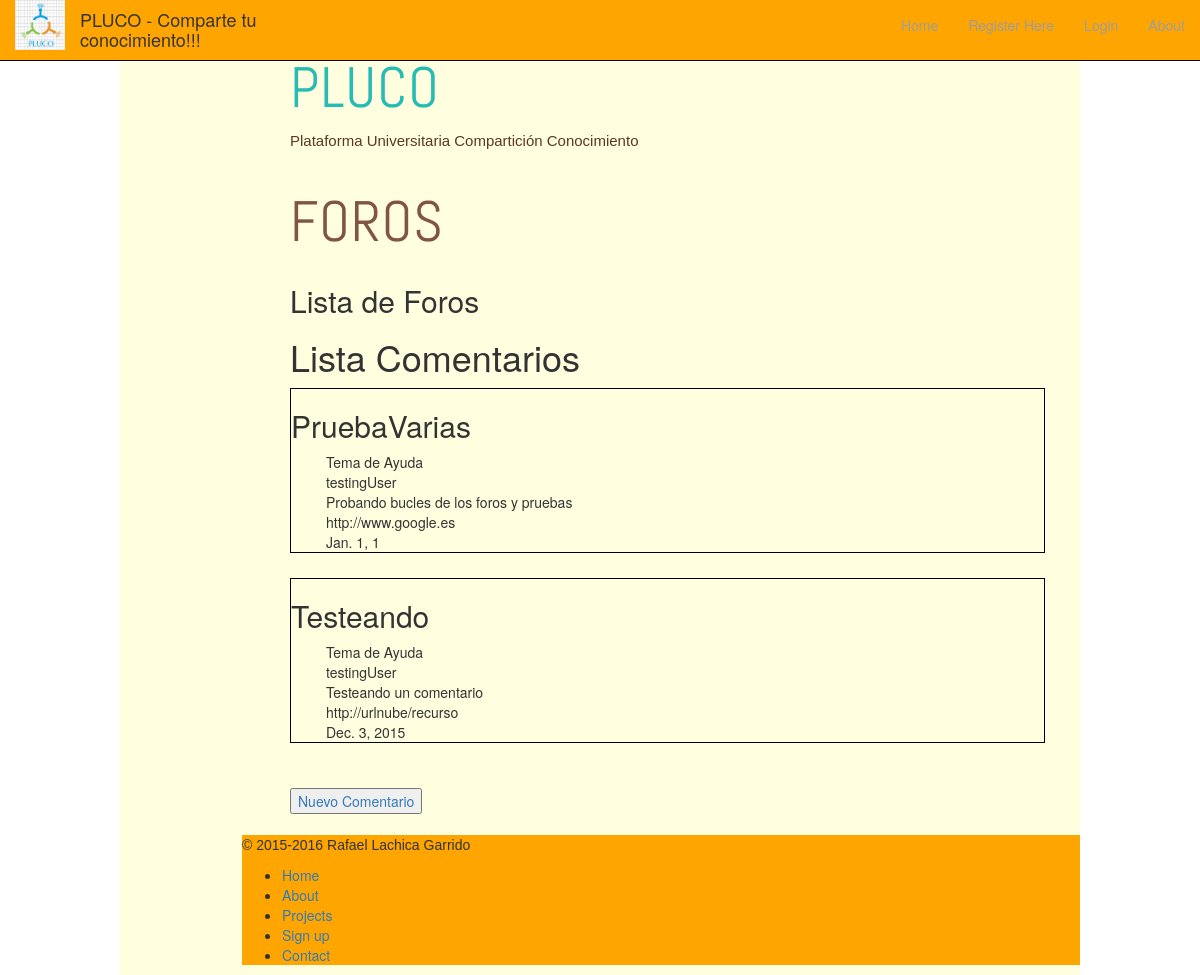
/foros/Ayuda/, run on an earlier commit of the app's database.
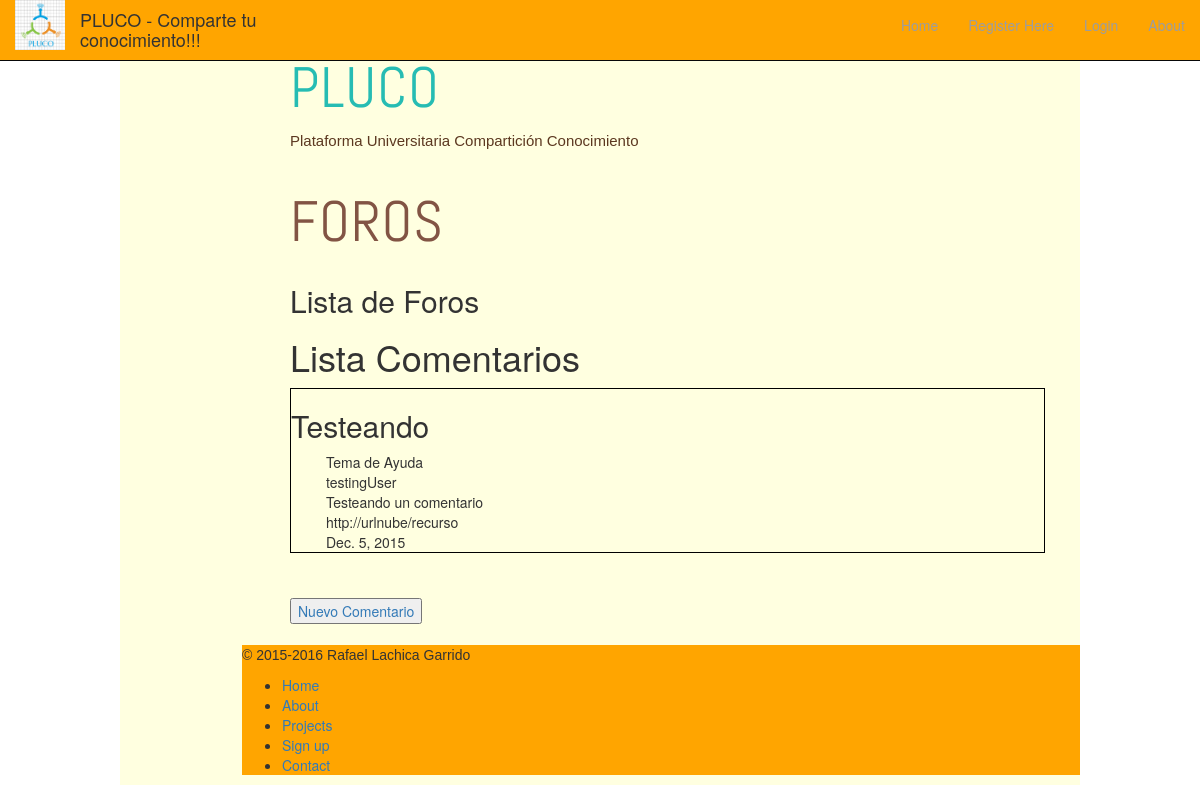
And on a later commit of the database.
### plucoApp/models.py (models this page shows)
class Comment(models.Model):
      """temas, idComentario (número comentario)
      título, comentario, usuario que hace el comentario,
      url donde el usuario pone la url de su archivo a compartir si procede"""
      theme = models.ForeignKey(Forum)
      idComment = models.IntegerField(null=False)
      title = models.CharField(max_length=128,unique=True)
      commentText = models.TextField(max_length=500)
      userName = models.ForeignKey(User)
      date = models.DateField()
      url = models.URLField()
      def __unicode__(self):
            return self.title

class Forum(models.Model):
      title = models.CharField(max_length=128,unique=True)
      theme = models.CharField(max_length=50,unique=True)
      asignature = models.CharField(max_length=25,unique=True)
      def __unicode__(self):
            return self.title

class User(models.Model):
      userName = models.CharField(max_length=25,unique=True)
      name = models.CharField(max_length=25)
      email = models.EmailField()
      password = models.CharField(max_length=25)
      address = models.CharField(max_length=45)
      def __unicode__(self):
            return self.userName

### foros/views.py (the view)
# urls.py: url(r'(?P<theme>[\w\-]+)/$', views.showComments, name='theme'),
def showComments(request,theme):
    form = Forum.objects.get(theme=theme)
    com = Comment.objects.filter(theme=form).order_by('date')
    context = {'com': com}
    return render(request,'comentarios.html',context)

### templates/comentarios.html (shortened to what this page needs)
{% extends "index.html" %}
{% load static %}
{% block cabeceraTitulo %}
<div>
  <h3><span class="beauty">PLUCO</span></h3>
  <p style="float: left;margin-right: 400px;margin-top: 20px">
    Plataforma Universitaria Compartición Conocimiento
  </p>
</div>
{% endblock %}
{% block articuloPrincipal %}
<div>
  <h3>Foros</h3>
  <br><br><br>
  <h2>Lista de Foros</h2>
  <h1>Lista Comentarios </h1>
  {% if com %}
      {% for c in com %}
        <ul style="border: 1px solid black">
            <h2>{{ c }}</h2>
            <li>{{c.theme}}</li>
            <li>{{c.userName}}</li>
            <li>{{c.commentText}}</li>
            <li>{{c.url}}</li>
            <li>{{c.date}}</li>
        </ul>
            {% endfor %}
  {% endif %}
  <br>
  {% if commentForm %}
  <h1>Nuevo comentario</h1>
        <form method="POST" class="post-form">{% csrf_token %}
            {{ commentForm.as_p }}
            <button type="submit" class="save btn btn-default">Nuevo tema</button>
        </form>
  {% else %}
    <a href="nuevoComentario"><button type="button" name="button">Nuevo Comentario</button></a>
  {% endif %}
</div>
{% endblock %}

### templates/index.html (shortened to what this page needs)
<!DOCTYPE html>
<html>
<head>
	<link rel="stylesheet" href="/static/css/style.css" type="text/css">
	<link href="http://getbootstrap.com/dist/css/bootstrap.min.css" rel="stylesheet">
  <link href="http://getbootstrap.com/examples/dashboard/dashboard.css" rel="stylesheet">
</head>
<body>
	<div id="background-green">
	</div>
	<div class="page">
		<div class="home-page">
			<div class="body">
		<div class="navbar navbar-inverse navbar-fixed-top" role="navigation" style="background-color: orange">
      <div class="container-fluid">
        <div class="navbar-header">
          <a class="navbar-brand" href="/"><img style="margin-top: -15px;" src="/static/images/logo.png" alt="logo" height="50" width="50"></a>
					<h4>PLUCO - Comparte tu conocimiento!!!</h4>
        </div>
        <div class="navbar-collapse collapse">
          <ul class="nav navbar-nav navbar-right">
                <li><a class="menuLink" href="/">Home</a></li>
                    {% if user.is_authenticated %}
                        <li><a href="/foros">Foros</a></li>
                        <li><a href="{% url 'auth_logout' %}?next=/">Logout</a></li>
                    {% else %}
                        <li><a href="{% url 'registration_register' %}">Register Here</a></li>
                        <li><a href="{% url 'auth_login' %}">Login</a></li>
                    {% endif %}
                    <li><a href="plucoApp/about">About</a></li>
              </ul>
        </div>
      </div>
    </div>
				<div class="content-home">
					{% block cabeceraTitulo %}{% endblock %}
					{% block articuloPrincipal %}{% endblock %}
				</div>
				{% block footer  %}
				<div style="background-color: orange">
					<p>
						&#169; 2015-2016 Rafael Lachica Garrido
					</p>
					<ul>
						<li>
							<a href="/">Home</a>
						</li>
						<li>
							<a href="https://www.github.com/rafaellg8/IV-PLUCO-RLG">About</a>
						</li>
						<li>
							<a href="https://www.github.com/rafaellg8/DAI_PLUCO">Projects</a>
						</li>
						<li>
							<a <a href="{% url 'registration_register' %}">Sign up</a>
						</li>
						<li>
							<a href="/contact">Contact</a>
						</li>
					</ul>
				</div>
			</div>
			{% endblock %}
		</div>
	</div>
</body>
</html>

### plucoApp/static/css/style.css (style rules this page uses)
body { margin:0; background-color:#ce4718; font-family: 'AbelRegular'; position:relative; }
a { outline:none; }
a img { border:0; display:block; }
p { font-family:Arial, Helvetica, sans-serif; }
#background-green { height:100%; margin:0; position:absolute; right:0; text-indent:-99999px; width:51%; z-index:-1; }
.page { width:960px; margin:0 auto; }
.page .home-page { background-color: lightyellow; overflow:hidden; }
.body { float:right; padding:44px 0 0; position:relative; width:838px; }
.body .content-home div { background-color: lightyellow; margin:-9px 5px 0 18px; overflow:hidden; padding:26px 30px 21px; }
.body .content-home div h3 { color:#825444; float:left; font-family:AbelRegular; font-size:57px; font-weight:400; letter-spacing:.02em; line-height:36px; margin:0; text-transform:uppercase; width:270px; }
.body .content-home div h3 span.beauty { color:#26bcb3; }
.body .content-home div p { color:#5c3820; float:left; font-family:"Myriad Pro", "Gill Sans", "Gill Sans MT", Calibri, sans-serif; font-size:15px; line-height:30px; margin-top: 2px; margin-right: 400px; width:350px; }
.body .content-home div ul { list-style:none; margin:11px 0 25px; overflow:hidden; padding:0; }
.body .content-home div ul li { float:left; margin:0 0 0 35px; position:relative; width:360px; }
.body .content-home div:first-child, .body .content-about div div.sidebar div:first-child h3 { margin-top:0; }

What changed in the data, as far as the page shows it:
removed Comment: title "PruebaVarias", theme "Tema de Ayuda", userName "testingUser", commentText "Probando bucles de los foros y pruebas", url "http://www.google.es", date "Jan. 1, 1"
changed Comment "Testeando": date "Dec. 3, 2015" → "Dec. 5, 2015"
